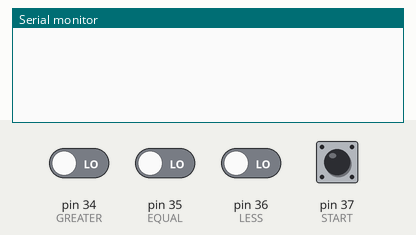
The sketch below on a simulated Arduino Mega 2560, built with avr-gcc and run on an emulated ATmega2560. On the bench: the last lines printed to the serial monitor. Inputs (shaded band) come from the test bench; at power-on: pin 34 (GREATER), pin 35 (EQUAL), pin 36 (LESS), pin 37 (START) LOW. Random numbers use the default seed unless the sketch sets one.

Above: at 1.2 s.
1.3 s: pin 37 (START) pulled HIGH for 0.15 s
At 2.6 s:
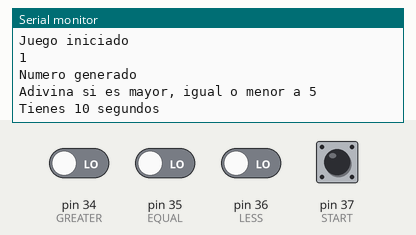
2.9 s: pin 34 (GREATER) driven HIGH
At 3.9 s:
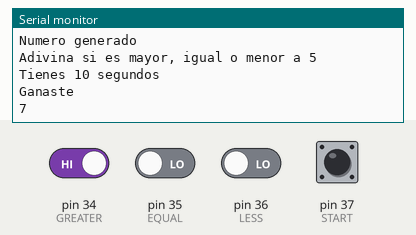
4.4 s: pin 37 (START) pulled HIGH for 1 s
At 4.5 s:
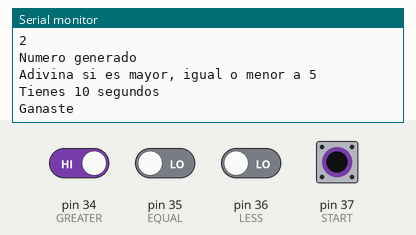
6.9 s: pin 37 (START) pulled HIGH for 0.15 s
At 7.0 s:
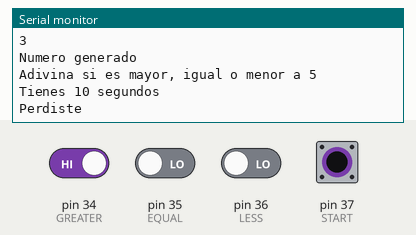
Timing chart, 0 to 9.5 s (numbered marks = the images above; inputs shaded):
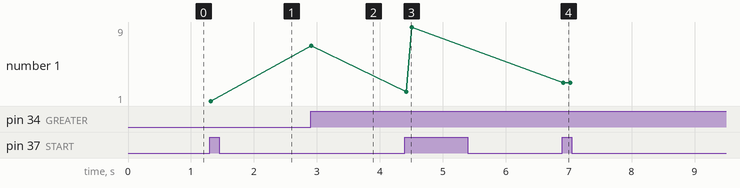

The sketch:

exercise-5.ino
```cpp
/*
    Game to guess if a random number is greater, equal or less than 5
    with levels and time limit of 10 seconds
*/

#define START 37
#define LESS 36
#define EQUAL 35
#define GREATER 34
int resultado = 0;
int nivel = 1;

void setup() {
  pinMode(START, INPUT);
  pinMode(LESS, INPUT);
  pinMode(EQUAL, INPUT);
  pinMode(GREATER, INPUT);
  Serial.begin(9600);
}

void loop() {
  if (digitalRead(START) == HIGH) {
    Serial.println("Juego iniciado");
    int numero = random(0, 10);
    Serial.println(nivel);
    Serial.println("Numero generado");
    Serial.println("Adivina si es mayor, igual o menor a 5");
    Serial.println("Tienes 10 segundos");
    int tiempo = millis();
    int respuesta = -1; // Initialize respuesta with an invalid value
    bool flag = true;
    bool timeout = false; // Initialize timeout flag

    while (flag && !timeout) {
      if (millis() - tiempo >= 10000) {
        Serial.println("Tiempo agotado, no se proporcionó una respuesta.");
        timeout = true;
      }

      if (digitalRead(LESS) == HIGH && digitalRead(EQUAL) == LOW && digitalRead(GREATER) == LOW) {
        respuesta = 0; // Less than 5
      } else if (digitalRead(EQUAL) == HIGH && digitalRead(LESS) == LOW && digitalRead(GREATER) == LOW) {
        respuesta = 1; // Equal to 5
      } else if (digitalRead(GREATER) == HIGH && digitalRead(LESS) == LOW && digitalRead(EQUAL) == LOW) {
        respuesta = 2; // Greater than 5
      }

      if (respuesta != -1) {
        if (timeout) {
          // If there was a timeout, don't evaluate the answer
          Serial.println("Tiempo agotado, no se proporcionó una respuesta.");
          resultado = 0;
        } else {
          if ((respuesta == 0 && numero < 5) || (respuesta == 1 && numero == 5) || (respuesta == 2 && numero > 5)) {
            Serial.println("Ganaste");
            resultado = 1;
          } else {
            Serial.println("Perdiste");
            resultado = 0;
          }
        }

        if (resultado == 0) {
          Serial.println("Juego terminado");
        } else {
          nivel = nivel + 1;
        }

        Serial.println(numero);
        delay(1000);
        flag = false; // Exit the loop after evaluating the answer
      }
    }
  }
}
```

Measured:
- after the input at 1.3 s, the serial monitor: prints a new line at once (image 1)
- after the input at 2.9 s, the serial monitor: prints a new line at once (image 2)
- after the input at 4.4 s, the serial monitor: prints a new line at once (image 3)
- after the input at 6.9 s, the serial monitor: prints a new line at once (image 4)
- plotted number 1: 1 → 7 after the input at 2.9 s, 7 → 9 after the input at 4.4 s, 9 → 3 after the input at 6.9 s
